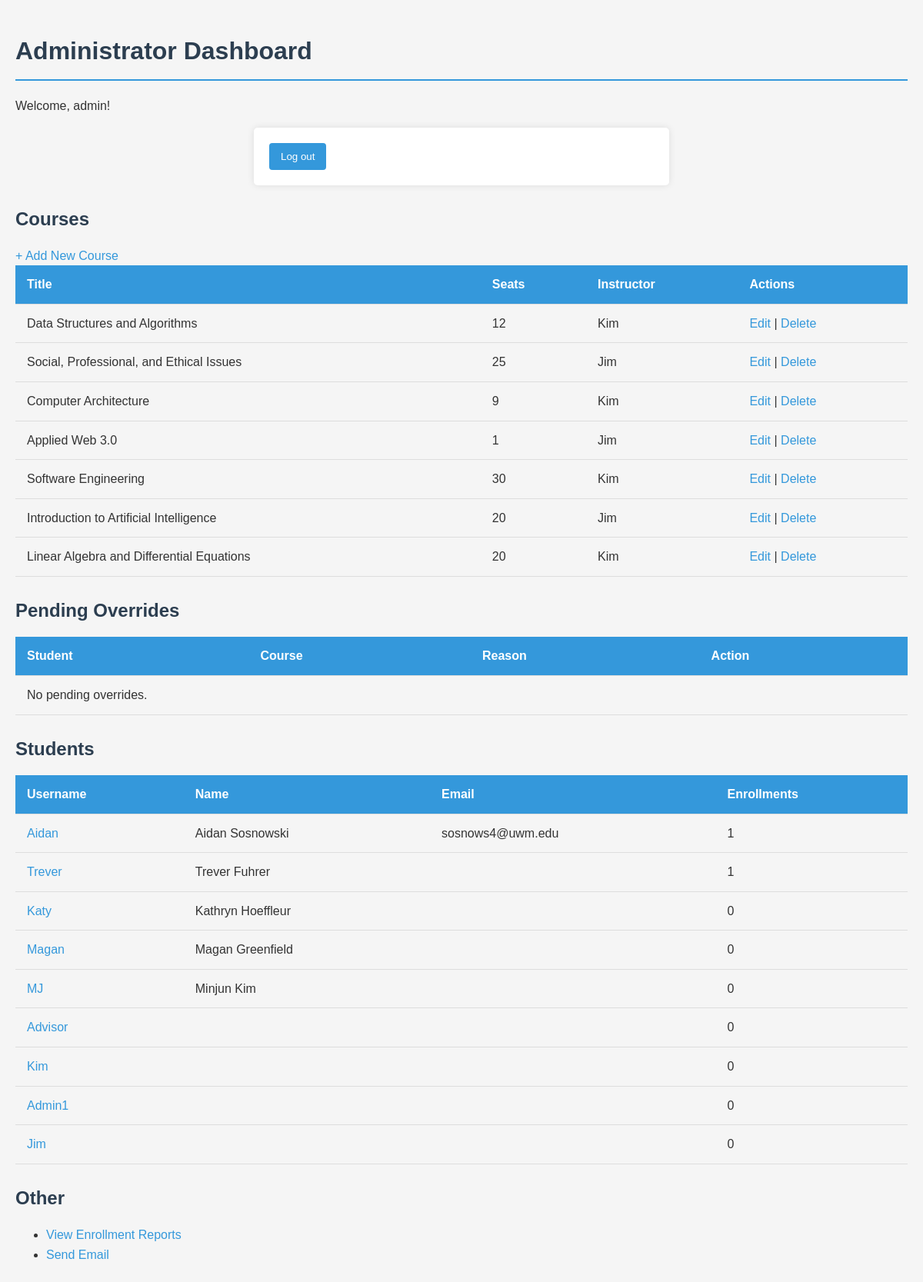
Page /admin-home/ (signed in) on the committed database.
### administration/models.py (models this page shows, shortened)
class Course(models.Model):
    title = models.CharField(max_length=200)
    code = models.CharField(max_length=20, default='UNKN101')
    description = models.TextField()
    seat_limit = models.PositiveIntegerField()
    prerequisites = models.ManyToManyField('self', blank=True, symmetrical=False)
    instructor = models.ForeignKey(settings.AUTH_USER_MODEL,on_delete=models.SET_NULL, null=True, related_name='courses')

### administration/views.py (the view)
# urls.py: path('admin-home/', login_required(admin_home), name='admin-home'),
def admin_home(request):
    if not request.user.is_authenticated or not request.user.is_staff:
        return redirect('home')
    courses   = Course.objects.all()
    overrides = OverrideRequest.objects.filter(status='pending')
    students  = User.objects.filter(is_staff=False)
    return render(request, 'admin_home.html', {
        'courses':   courses,
        'overrides': overrides,
        'students':  students,
    })

### templates/admin_home.html (shortened to what this page needs)
<!DOCTYPE html>
<html lang="en">
<head>
    {% load static %}
  <link rel="stylesheet" href="{% static 'css/style.css' %}">
</head>
<body>
  <h1>Administrator Dashboard</h1>
  <p>
    Welcome, {{ request.user.username }}!
    <form action="{% url 'logout' %}" method="post">
      <button type="submit">Log out</button>
    </form>
  </p>
  <h2>Courses</h2>
  <a href="{% url 'admin-course-add' %}">+ Add New Course</a>
  <table>
    <tr><th>Title</th><th>Seats</th><th>Instructor</th><th>Actions</th></tr>
    {% for c in courses %}
      <tr>
        <td>{{ c.title }}</td>
        <td>{{ c.seat_limit }}</td>
        <td>{{ c.instructor }}</td>
        <td>
          <a href="{% url 'admin-course-edit' c.pk %}">Edit</a> |
          <a href="{% url 'admin-course-delete' c.pk %}">Delete</a>
        </td>
      </tr>
    {% empty %}
      <tr><td colspan="4">No courses defined.</td></tr>
    {% endfor %}
  </table>
  <h2>Pending Overrides</h2>
  <table>
    <tr><th>Student</th><th>Course</th><th>Reason</th><th>Action</th></tr>
    {% for o in overrides %}
      <tr>
        <td>{{ o.student }}</td>
        <td>{{ o.course }}</td>
        <td>{{ o.reason }}</td>
        <td><a href="{% url 'admin-override-action' o.pk %}">Review</a></td>
      </tr>
    {% empty %}
      <tr><td colspan="4">No pending overrides.</td></tr>
    {% endfor %}
  </table>
  <h2>Students</h2>
  <table>
    <tr><th>Username</th><th>Name</th><th>Email</th><th>Enrollments</th></tr>
    {% for s in students %}
      <tr>
        <td><a href="{% url 'admin-student-detail' s.pk %}">{{ s.username }}</a></td>
        <td>{{ s.get_full_name }}</td>
        <td>{{ s.email }}</td>
        <td>{{ s.enrollments.count }}</td>
      </tr>
    {% empty %}
      <tr><td colspan="4">No students found.</td></tr>
    {% endfor %}
  </table>
  <h2>Other</h2>
  <ul>
    <li><a href="{% url 'report' %}">View Enrollment Reports</a></li>
    <li><a href="{% url 'admin-email' %}">Send Email</a></li>
  </ul>
</body>
</html>

### static/css/style.css (style rules this page uses)
body { font-family: Arial, Helvetica, sans-serif; background-color: #f5f5f5; color: #333; line-height: 1.6; margin: 0; padding: 20px; }
h1 { color: #2c3e50; border-bottom: 2px solid #3498db; padding-bottom: 10px; margin-bottom: 20px; }
h2 { color: #2c3e50; margin-top: 25px; margin-bottom: 15px; }
table { width: 100%; border-collapse: collapse; margin-bottom: 20px; }
th, td { padding: 12px 15px; text-align: left; border-bottom: 1px solid #ddd; }
th { background-color: #3498db; color: white; }
button, input[type="submit"] { background-color: #3498db; color: white; padding: 10px 15px; border: none; border-radius: 4px; cursor: pointer; }
a { color: #3498db; text-decoration: none; }
form { max-width: 500px; margin: 0 auto; background: white; padding: 20px; border-radius: 5px; box-shadow: 0 0 10px rgba(0,0,0,0.1); }

### rows in the picture
Course: title "Data Structures and Algorithms", seat_limit "12", instructor "Kim"
Course: title "Social, Professional, and Ethical Issues", seat_limit "25", instructor "Jim"
Course: title "Computer Architecture", seat_limit "9", instructor "Kim"
Course: title "Applied Web 3.0", seat_limit "1", instructor "Jim"
Course: title "Software Engineering", seat_limit "30", instructor "Kim"
Course: title "Introduction to Artificial Intelligence", seat_limit "20", instructor "Jim"
Course: title "Linear Algebra and Differential Equations", seat_limit "20", instructor "Kim"

### other values in the picture
{{ request.user.username }} "admin"
{{ s.username }} "Aidan"
{{ s.get_full_name }} "Aidan Sosnowski"
{{ s.email }} "sosnows4@uwm.edu"
{{ s.enrollments.count }} "1"
{{ s.username }} "Trever"
{{ s.get_full_name }} "Trever Fuhrer"
{{ s.username }} "Katy"
{{ s.get_full_name }} "Kathryn Hoeffleur"
{{ s.enrollments.count }} "0"
{{ s.username }} "Magan"
{{ s.get_full_name }} "Magan Greenfield"
{{ s.username }} "MJ"
{{ s.get_full_name }} "Minjun Kim"
{{ s.username }} "Advisor"
